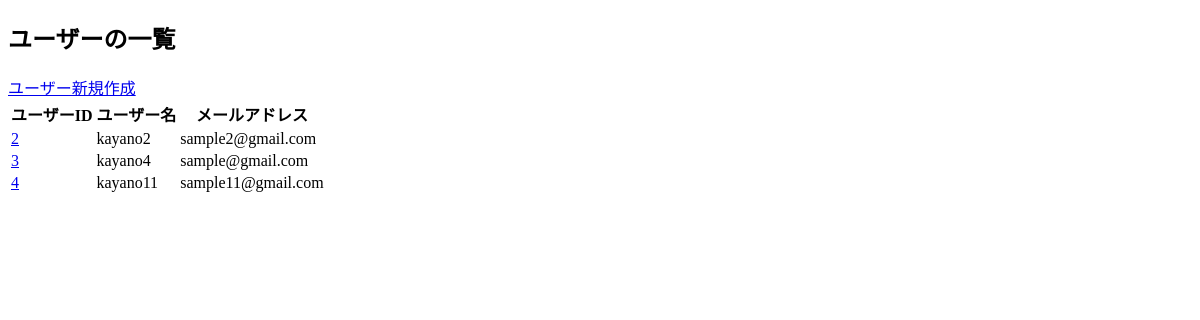
The page /crud/users (signed in) on the database as committed earlier.
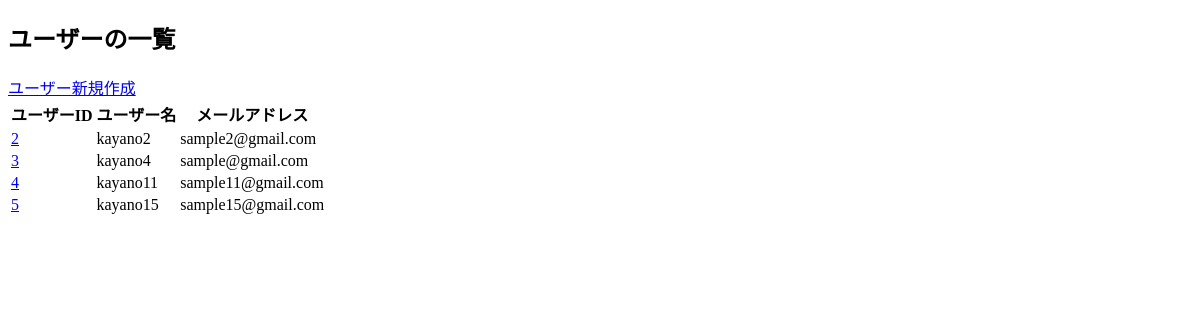
The same page on the database as committed later.
### apps/crud/models.py (models this page shows, shortened)
class User(db.Model, UserMixin):
    __tablename__ = 'users'
    id = db.Column(db.Integer, primary_key=True)
    username = db.Column(db.String, unique=True, index=True)
    email = db.Column(db.String, unique=True, index=True)
    password_hash = db.Column(db.String)
    created_at = db.Column(db.DateTime, default=datetime.now)
    updated_at = db.Column(db.DateTime, default=datetime.now, onupdate=datetime.now)
    @property
    def password(self):
        raise AttributeError('読み取り不可')

### apps/crud/views.py (the view)
@crud.route('/users')
@login_required
def users():
    users = User.query.all() # Userテーブルの全てのレコードを取得
    return render_template('crud/index.html', users=users) # users.htmlにusersを渡す

### apps/crud/models.py (called while the page is built)
@login_manager.user_loader
def load_user(user_id):
    return User.query.get(user_id)

### apps/crud/templates/crud/index.html (shortened to what this page needs)
{% extends "crud/base.html" %}
{% block content %}
    <h2>ユーザーの一覧</h2>
    <a href="{{ url_for('crud.create_user') }}">ユーザー新規作成</a>
    <table>
        <tr>
            <th>ユーザーID</th>
            <th>ユーザー名</th>
            <th>メールアドレス</th>
        </tr>
        {% for user in users %}
        <tr>
            <td>
                <a href="{{ url_for('crud.edit_user', user_id=user.id) }}">{{ user.id }}</a>
            </td>
            <td>{{ user.username }}</td>
            <td>{{ user.email }}</td>
        </tr>
        {% endfor %}
    </table>
{% endblock %}

### apps/crud/templates/crud/base.html (shortened to what this page needs)
<!DOCTYPE html>
<html lang="ja">
<head>
</head>
<body>
     {% block content %}{% endblock %}
</body>
</html>

Rows that differ between the two databases and show on the page:
added User: id "5", username "kayano15", email "sample15@gmail.com"
